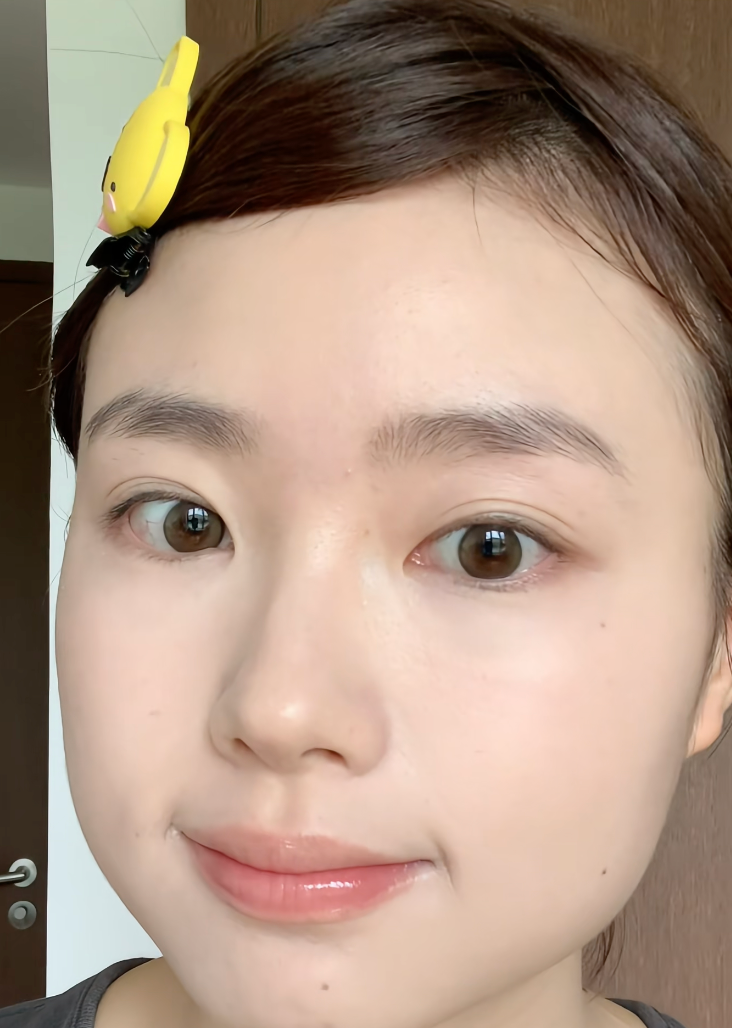
#> input picture ios/KanjianApp/makeup-test.png, 732 x 1028 px
$ python -i detector.py   (imports and definitions only)
#> lines starting #> are read from the running program, lines starting #| are printed output that depends on the picture; after the words box and inside, x2 and y2 are one past the last pixel; in counts of white or black regions, pixels touching at a corner belong together
"""Dandruff detector for dark hair — v2, multi-veto pipeline.

Failure modes of the naive top-hat approach and how this version handles them:

  1. Specular highlights along hair strands are elongated. We (a) subtract the
     union of directional line-openings from the candidate mask, and (b) filter
     each surviving connected component by minAreaRect aspect ratio.

  2. Bright pixels *outside* the head (background clutter, skin, clothing) —
     we build the hair mask, keep only its largest connected component, and
     then ERODE it so the ROI is the strict interior of the hair region.

  3. Bright hair partings when the background lights the scalp through the
     gap — partings are long linear structures too, so the line-opening step
     removes them. As a second belt, we require each candidate to be
     surrounded by hair pixels (in the ORIGINAL, un-eroded mask) within a
     small ring — a parting has hair on one side and skin/gap on the other,
     so this ratio drops below threshold.

  4. Local contrast belt: the flake's mean V must exceed the surrounding
     ring's mean V by MIN_CONTRAST — this kills soft gradients and pale
     scalp patches.
"""

from __future__ import annotations

import cv2
import numpy as np

WORK_WIDTH = 960

# ---- Hair mask ----
HAIR_V_MAX = 95        # dark hair upper bound in V
HAIR_S_MAX = 95        # keep desaturated (avoids warm skin)
HAIR_MIN_COMPONENT_RATIO = 0.02  # discard hair CCs smaller than 2% of frame

# ---- Erosion of hair mask into strict ROI ----
HAIR_ERODE_PX = 15     # px @ WORK_WIDTH — pushes ROI away from hair edges

# ---- Flake candidate thresholds ----
TOPHAT_KERNEL = 15
FLAKE_V_MIN = 155
FLAKE_TOPHAT_MIN = 30

# ---- Line-structure suppression (rejects strand highlights + partings) ----
LINE_KERNEL_LEN = 11
LINE_ANGLES_DEG = (0, 30, 60, 90, 120, 150)

# ---- Geometry filter ----
MIN_AREA = 3
MAX_AREA = 200
MIN_CIRCULARITY = 0.55
MAX_ASPECT = 2.4       # minAreaRect long/short — rejects elongated blobs

# ---- Local belts around each candidate ----
RING_INNER = 3         # px — inner ring radius (skip the flake itself)
RING_OUTER = 10        # px — outer ring radius
MIN_HAIR_RING_RATIO = 0.55   # ≥55% of the ring must be hair
MIN_CONTRAST = 35      # blob mean V − ring mean V (0..255)


def _line_kernel(length: int, angle_deg: float) -> np.ndarray:
    """A rotated line-shaped structuring element."""
    k = np.zeros((length, length), dtype=np.uint8)
    cv2.line(k, (0, length // 2), (length - 1, length // 2), 1, 1)
    M = cv2.getRotationMatrix2D((length / 2, length / 2), angle_deg, 1.0)
    k = cv2.warpAffine(k, M, (length, length), flags=cv2.INTER_NEAREST)
    return (k > 0).astype(np.uint8)


class DandruffDetector:
    def __init__(self) -> None:
        self._tophat_k = cv2.getStructuringElement(
            cv2.MORPH_ELLIPSE, (TOPHAT_KERNEL, TOPHAT_KERNEL)
        )
        self._hair_morph_k = cv2.getStructuringElement(cv2.MORPH_ELLIPSE, (9, 9))
        self._hair_erode_k = cv2.getStructuringElement(
            cv2.MORPH_ELLIPSE, (HAIR_ERODE_PX, HAIR_ERODE_PX)
        )
        self._ring_outer_k = cv2.getStructuringElement(
            cv2.MORPH_ELLIPSE, (2 * RING_OUTER + 1, 2 * RING_OUTER + 1)
        )
        self._ring_inner_k = cv2.getStructuringElement(
            cv2.MORPH_ELLIPSE, (2 * RING_INNER + 1, 2 * RING_INNER + 1)
        )
        self._line_kernels = [_line_kernel(LINE_KERNEL_LEN, a)
                              for a in LINE_ANGLES_DEG]

    # ---------- hair mask ----------
    def _hair_mask(self, hsv: np.ndarray) -> np.ndarray:
        H, S, V = cv2.split(hsv)
        mask = ((V <= HAIR_V_MAX) & (S <= HAIR_S_MAX)).astype(np.uint8) * 255
        mask = cv2.morphologyEx(mask, cv2.MORPH_CLOSE, self._hair_morph_k)
        mask = cv2.morphologyEx(mask, cv2.MORPH_OPEN, self._hair_morph_k)
        # Keep only the largest connected component — the head region.
        n, labels, stats, _ = cv2.connectedComponentsWithStats(mask, 8)
        if n <= 1:
            return mask
        areas = stats[1:, cv2.CC_STAT_AREA]
        biggest = int(np.argmax(areas)) + 1
        biggest_area = int(areas[biggest - 1])
        frame_area = mask.shape[0] * mask.shape[1]
        if biggest_area < HAIR_MIN_COMPONENT_RATIO * frame_area:
            return np.zeros_like(mask)
        return ((labels == biggest).astype(np.uint8)) * 255

    # ---------- line-structure suppression ----------
    def _suppress_lines(self, flake_bin: np.ndarray) -> np.ndarray:
        # Anything preserved by opening with ANY line kernel is line-like.
        line_union = np.zeros_like(flake_bin)
        for k in self._line_kernels:
            opened = cv2.morphologyEx(flake_bin, cv2.MORPH_OPEN, k)
            line_union = cv2.bitwise_or(line_union, opened)
        # Dilate slightly so we also kill the flanks of the line, not just the core.
        line_union = cv2.dilate(line_union, self._ring_inner_k)
        return cv2.bitwise_and(flake_bin, cv2.bitwise_not(line_union))

    # ---------- main ----------
    def detect(self, frame_bgr: np.ndarray) -> dict:
        h0, w0 = frame_bgr.shape[:2]
        scale = WORK_WIDTH / float(w0)
        if scale < 1.0:
            work = cv2.resize(frame_bgr, (WORK_WIDTH, int(h0 * scale)),
                              interpolation=cv2.INTER_AREA)
        else:
            work = frame_bgr.copy()
            scale = 1.0

        hsv = cv2.cvtColor(work, cv2.COLOR_BGR2HSV)
        _, _, V = cv2.split(hsv)

        hair_full = self._hair_mask(hsv)
        hair_strict = cv2.erode(hair_full, self._hair_erode_k)

        # White top-hat on V isolates small local brightness peaks.
        tophat = cv2.morphologyEx(V, cv2.MORPH_TOPHAT, self._tophat_k)
        flake = ((tophat >= FLAKE_TOPHAT_MIN) & (V >= FLAKE_V_MIN)).astype(np.uint8) * 255

        # Restrict to strict hair interior.
        flake = cv2.bitwise_and(flake, hair_strict)

        # Kill line-shaped bright regions (highlights, partings).
        flake = self._suppress_lines(flake)

        n, labels, stats, centroids = cv2.connectedComponentsWithStats(flake, 8)

        # Precompute ring images so we can query per-CC surround stats cheaply.
        # For each candidate we'll pull a local ROI from V and hair_full.
        detections = []
        inv = 1.0 / scale
        for i in range(1, n):
            area = int(stats[i, cv2.CC_STAT_AREA])
            if area < MIN_AREA or area > MAX_AREA:
                continue

            x = int(stats[i, cv2.CC_STAT_LEFT])
            y = int(stats[i, cv2.CC_STAT_TOP])
            bw = int(stats[i, cv2.CC_STAT_WIDTH])
            bh = int(stats[i, cv2.CC_STAT_HEIGHT])

            comp_mask = (labels[y:y + bh, x:x + bw] == i).astype(np.uint8)
            contours, _ = cv2.findContours(comp_mask, cv2.RETR_EXTERNAL,
                                           cv2.CHAIN_APPROX_SIMPLE)
            if not contours:
                continue
            cnt = contours[0]
            perim = cv2.arcLength(cnt, True)
            if perim <= 0:
                continue
            circ = 4.0 * np.pi * area / (perim * perim)
            if circ < MIN_CIRCULARITY:
                continue

            # Aspect ratio via oriented bounding box.
            if len(cnt) >= 3:
                (_, (rw, rh), _) = cv2.minAreaRect(cnt)
                short = min(rw, rh)
                long_ = max(rw, rh)
                if short > 0 and (long_ / short) > MAX_ASPECT:
                    continue

            # Local ring stats.
            cx = int(round(centroids[i, 0]))
            cy = int(round(centroids[i, 1]))
            x0 = max(cx - RING_OUTER, 0)
            y0 = max(cy - RING_OUTER, 0)
            x1 = min(cx + RING_OUTER + 1, V.shape[1])
            y1 = min(cy + RING_OUTER + 1, V.shape[0])
            V_roi = V[y0:y1, x0:x1]
            hair_roi = hair_full[y0:y1, x0:x1]
            if V_roi.size == 0:
                continue
            rh_h, rh_w = V_roi.shape
            yy, xx = np.ogrid[:rh_h, :rh_w]
            lcx = cx - x0
            lcy = cy - y0
            d2 = (xx - lcx) ** 2 + (yy - lcy) ** 2
            ring = (d2 >= RING_INNER ** 2) & (d2 <= RING_OUTER ** 2)
            if not np.any(ring):
                continue

            hair_ring = float(np.count_nonzero(hair_roi[ring] > 0)) / float(np.count_nonzero(ring))
            if hair_ring < MIN_HAIR_RING_RATIO:
                continue

            blob_mean_V = float(V_roi[d2 <= RING_INNER ** 2].mean()) \
                if np.any(d2 <= RING_INNER ** 2) else float(V[cy, cx])
            ring_mean_V = float(V_roi[ring].mean())
            if (blob_mean_V - ring_mean_V) < MIN_CONTRAST:
                continue

            detections.append({
                "x": int(x * inv),
                "y": int(y * inv),
                "w": max(1, int(bw * inv)),
                "h": max(1, int(bh * inv)),
                "area": area,
                "circ": round(float(circ), 3),
                "contrast": round(blob_mean_V - ring_mean_V, 1),
            })

        hair_px = int(cv2.countNonZero(hair_full))
        total_px = hair_full.shape[0] * hair_full.shape[1]
        return {
            "count": len(detections),
            "detections": detections,
            "hair_ratio": round(hair_px / float(total_px), 3),
        }

    # [13 lines left out: function draw, not called in this run]

>>> import cv2
>>> picture = cv2.imread('../ios/KanjianApp/makeup-test.png')
#> picture is the input picture: shape (1028, 732, 3); mean B, G, R 130.8, 148.5, 173.2
>>> result = DandruffDetector().detect(picture)
#> in detect, `_, _, V = cv2.split(hsv)`:
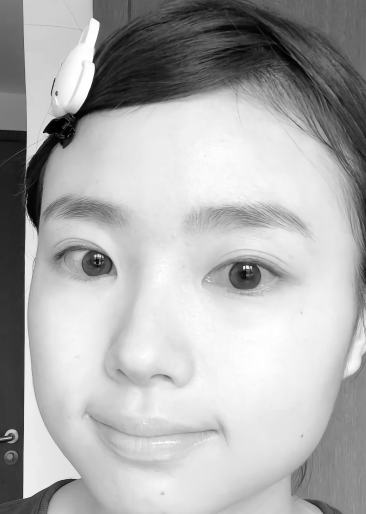
#> V: shape (1028, 732) (shown at 1/2 size); min 0, max 255, mean 174.1
#> in _hair_mask, `H, S, V = cv2.split(hsv)`:
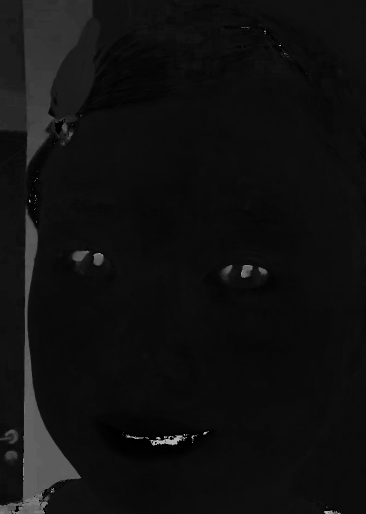
#> H: shape (1028, 732) (shown at 1/2 size); min 0, max 179, mean 16
#> in _hair_mask, `H, S, V = cv2.split(hsv)`:
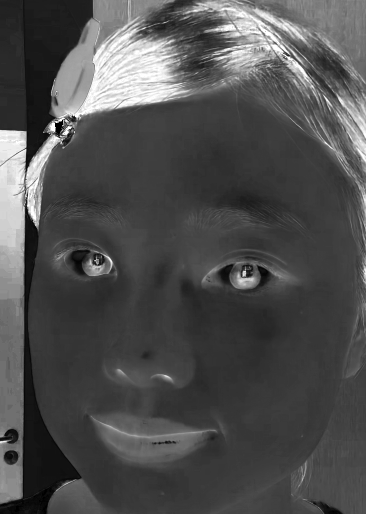
#> S: shape (1028, 732) (shown at 1/2 size); min 0, max 255, mean 78.4
#> in _hair_mask, `mask = ((V <= HAIR_V_MAX) & (S <= HAIR_S_MAX)).astype(np.uint8) * 255`:
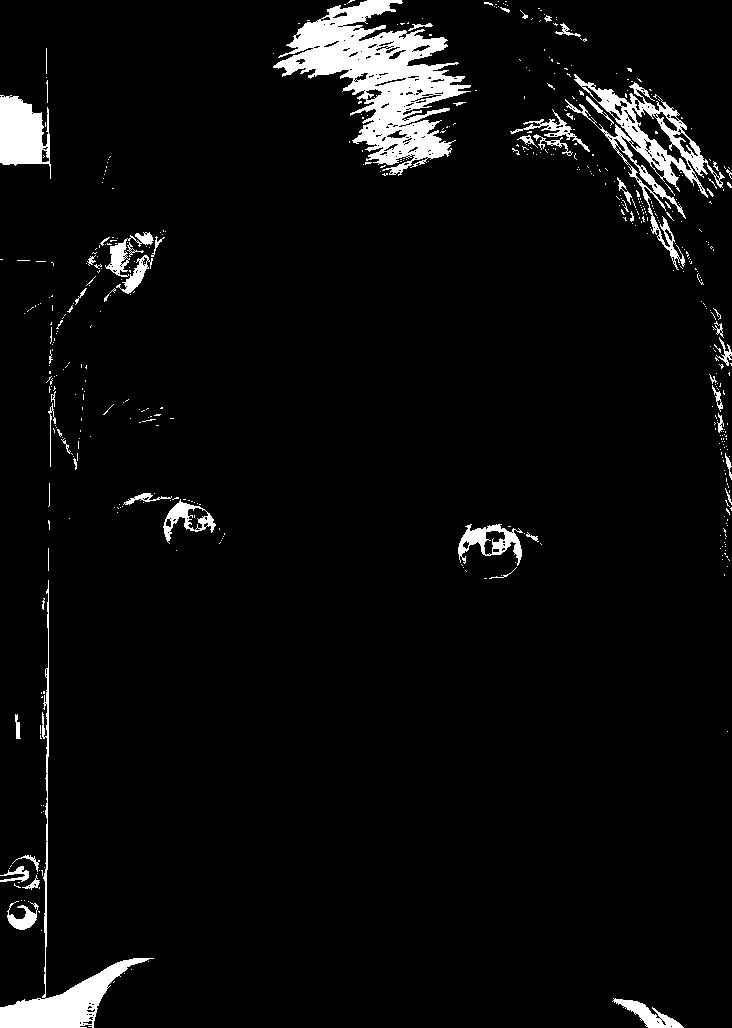
#> mask: shape (1028, 732); 4.7% white; 527 white regions (470 under 20 px), largest, box (x1, y1, x2, y2) and area: (273, 0, 471, 176) 13716, (565, 74, 725, 270) 5226, (0, 580, 154, 1028) 4749
#> in _hair_mask, `n, labels, stats, _ = cv2.connectedComponentsWithStats(mask, 8)`:
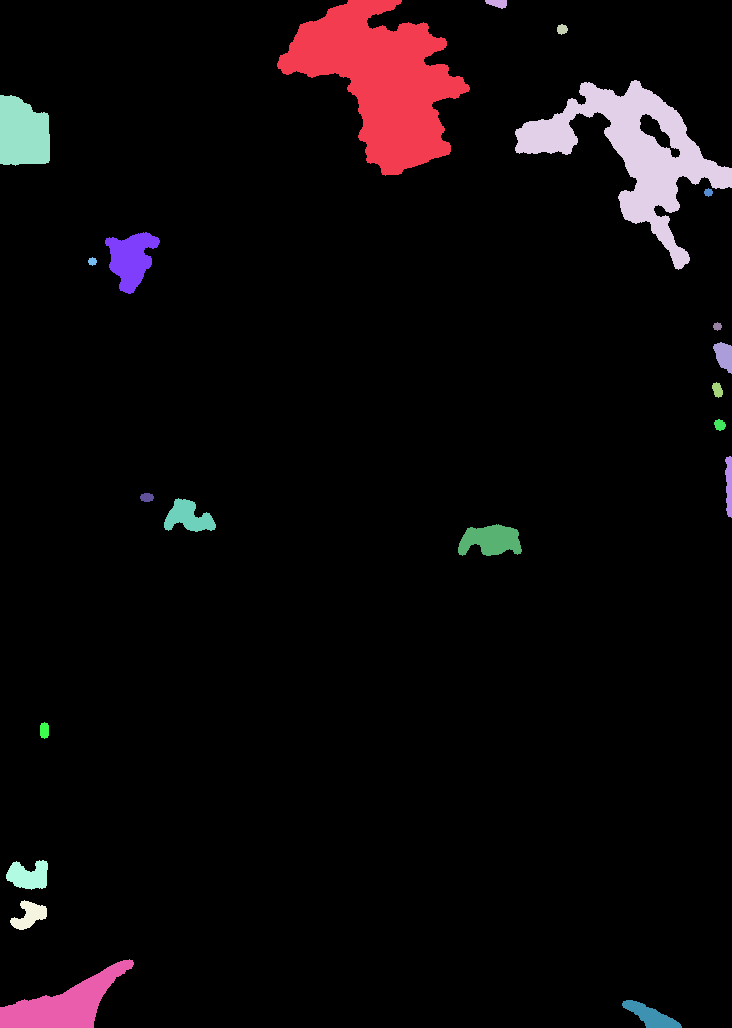
#> labels: shape (1028, 732) int32; 22 distinct labels, from 0 to 21; one colour per label, 0 black
#> in _hair_mask, `n, labels, stats, _ = cv2.connectedComponentsWithStats(mask, 8)`: n = 22; stats = 22 rows, first 6: [0, 0, 732, 1028, 707881], [277, 0, 193, 176, 16952], [485, 0, 22, 9, 140], [557, 24, 11, 11, 89], [515, 80, 217, 190, 12404], [0, 95, 50, 71, 3009]
#> in _hair_mask, `areas = stats[1:, cv2.CC_STAT_AREA]`: areas = 21 values, max 16952 at index 0, min 57 at index 5, mean 2124.5
#> in _hair_mask, `biggest = int(np.argmax(areas)) + 1`: biggest = 1
#> in _hair_mask, `biggest_area = int(areas[biggest - 1])`: biggest_area = 16952
#> after the loop in _suppress_lines, `for k in self._line_kernels:`:
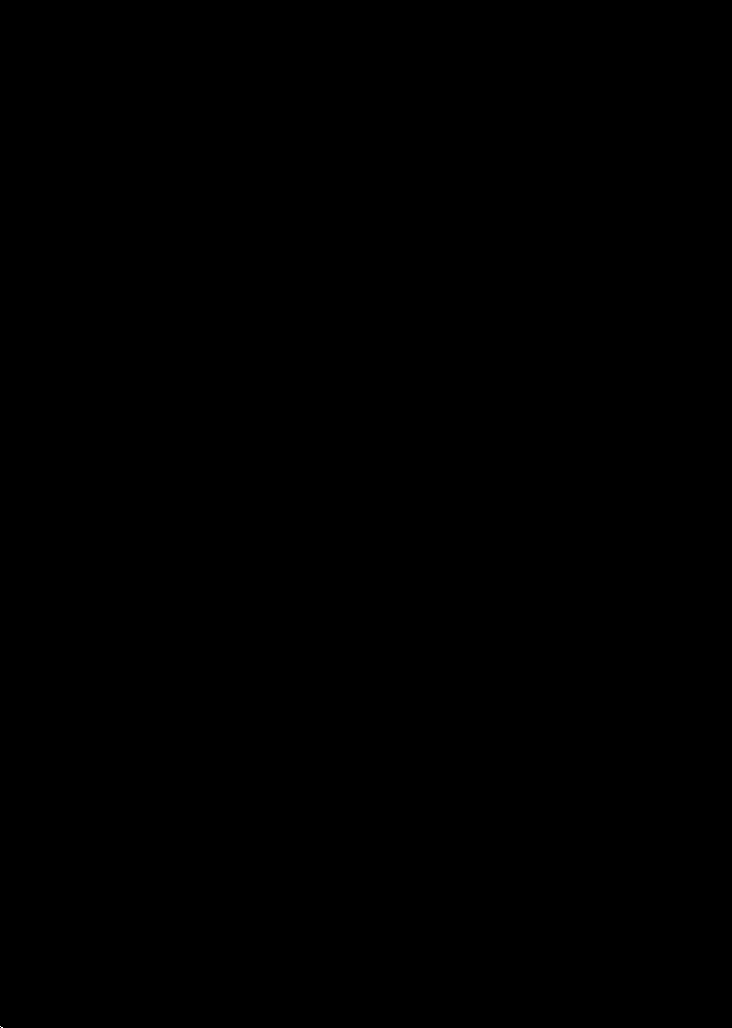
#> line_union: shape (1028, 732); 0% white in thin lines or dots, all inside (x1, y1, x2, y2) = (0, 1026, 3, 1028)
#> in detect, `n, labels, stats, centroids = cv2.connectedComponentsWithStats(flake, 8)`: n = 1; stats = [[0, 0, 732, 1028, 752496]]; centroids = [[365.5, 513.5]]
#> after the loop in detect, `for i in range(1, n):`: detections = []
#> in detect, `hair_px = int(cv2.countNonZero(hair_full))`: hair_px = 16952
#> result = {'count': 0, 'detections': [], 'hair_ratio': 0.023}
